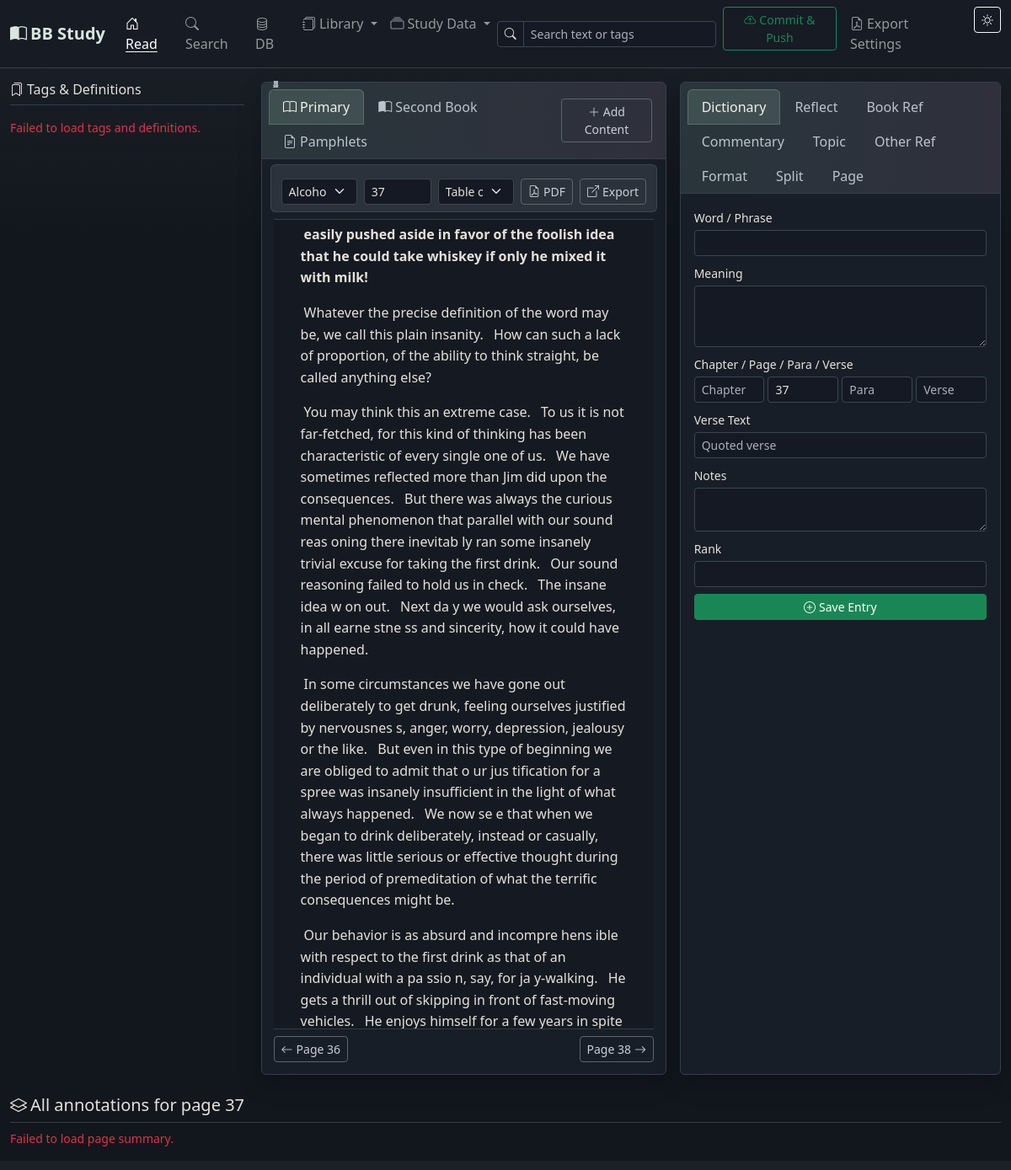
The page / on the database its author committed.
### app/models.py (models this page shows, shortened)
class Setting(db.Model):
    __tablename__ = 'settings'
    id = db.Column(db.Integer, primary_key=True)
    key = db.Column(db.String(100), unique=True, nullable=False)
    value = db.Column(db.Text, default='')

class BookContent(db.Model):
    __tablename__ = 'book_content'
    id = db.Column(db.Integer, primary_key=True)
    book_id = db.Column(db.Integer, db.ForeignKey('books.id'), nullable=False)
    content_mode = db.Column(db.String(20), nullable=False, default='sentence')
    chapter_number = db.Column(db.String(20))
    chapter_name = db.Column(db.String(100))
    chapter = db.Column(db.String(100))
    page = db.Column(db.String(20))
    relative_page_number = db.Column(db.Integer)
    paragraph = db.Column(db.Integer)
    verse = db.Column(db.Integer)
    content = db.Column(db.Text, nullable=False)
    created_at = db.Column(db.DateTime, default=datetime.utcnow)
    topics = db.relationship('ContentTopic', backref='content', lazy=True,
                             cascade='all, delete-orphan',
                             foreign_keys='ContentTopic.book_content_id')

### app/routes/main.py (the view)
@main_bp.route('/')
def index():
    theme = get_theme()
    book_id = request.args.get('book_id', type=int)
    current_book = Book.query.get(book_id) if book_id else get_current_book()
    current_page = request.args.get('page') or (
        get_book_page(current_book.id, get_current_page()) if current_book else get_current_page()
    )
    content_mode = 'sentence'
    secondary_book_id = request.args.get('secondary_book_id', type=int)
    secondary_book = Book.query.get(secondary_book_id) if secondary_book_id else get_current_secondary_book()
    secondary_page = request.args.get('secondary_page') or (
        get_secondary_book_page(secondary_book.id, '1') if secondary_book else '1'
    )
    secondary_content_mode = 'sentence'
    books = Book.query.order_by(Book.title).all()
    if current_book:
        _set_setting('current_book_id', current_book.id)
        if current_page:
            _set_setting('current_page', current_page)
            _set_setting(_book_position_key(current_book.id, 'page'), current_page)
    if secondary_book:
        _set_setting('current_secondary_book_id', secondary_book.id)
        if secondary_page:
            _set_setting(_secondary_book_position_key(secondary_book.id, 'page'), secondary_page)
    primary_state = _build_reader_state(current_book, current_page)
    secondary_state = _build_reader_state(secondary_book, secondary_page)
    return render_template('index.html',
                           theme=theme,
                           current_book=current_book,
                           current_page=current_page,
                           previous_page=primary_state['previous_page'],
                           next_page=primary_state['next_page'],
                           content_mode=content_mode,
                           page_content=primary_state['page_content'],
                           content_formats=primary_state['content_formats'],
                           toc_entries=primary_state['toc_entries'],
                           secondary_book=secondary_book,
                           secondary_page=secondary_page,
                           secondary_previous_page=secondary_state['previous_page'],
                           secondary_next_page=secondary_state['next_page'],
                           secondary_content_mode=secondary_content_mode,
                           secondary_page_content=secondary_state['page_content'],
                           secondary_content_formats=secondary_state['content_formats'],
                           secondary_toc_entries=secondary_state['toc_entries'],
                           books=books)

### app/templates/index.html (shortened to what this page needs)
{% extends 'base.html' %}
{% block navbar_tools %}
<div class="d-flex align-items-center gap-2 my-2 my-lg-0 me-lg-2">
  <div class="position-relative">
    <div class="input-group input-group-sm" style="width:260px;">
      <span class="input-group-text"><i class="bi bi-search"></i></span>
      <input id="readSearchQuery" type="text" class="form-control" placeholder="Search text or tags">
    </div>
  </div>
</div>
{% endblock %}
{% block content %}
<div class="row g-3">
  <aside class="col-xl-3 page-study-rail {% if not current_book %}d-none{% endif %}" aria-label="Tags and definitions">
    <div class="page-study-rail-inner">
      <h6 class="border-bottom pb-2 mb-3">
        <i class="bi bi-bookmarks me-1"></i>Tags &amp; Definitions
      </h6>
      <div id="pageStudyRail" class="page-study-stack">
      </div>
    </div>
  </aside>
  <div class="col-lg-7 {% if current_book %}col-xl-5{% else %}col-xl-7{% endif %}">
    <div class="card h-100">
      <div class="card-header d-flex justify-content-between align-items-center">
        <ul class="nav nav-tabs card-header-tabs" id="bookPaneTabs">
          <li class="nav-item">
            <button class="nav-link active" data-bs-toggle="tab" data-bs-target="#primaryBookPane">
              <i class="bi bi-book me-1"></i>Primary
            </button>
          </li>
          <li class="nav-item">
            <button class="nav-link" data-bs-toggle="tab" data-bs-target="#secondaryBookPane">
              <i class="bi bi-book-half me-1"></i>Second Book
            </button>
          </li>
          <li class="nav-item">
            <button class="nav-link" data-bs-toggle="tab" data-bs-target="#pamphletBookPane">
              <i class="bi bi-file-earmark-text me-1"></i>Pamphlets
            </button>
          </li>
        </ul>
        <button class="btn btn-sm btn-outline-secondary" data-bs-toggle="modal" data-bs-target="#addContentModal">
          <i class="bi bi-plus-lg"></i> Add Content
        </button>
      </div>
      <div class="card-body tab-content book-pane-body">
        <div class="tab-pane fade show active" id="primaryBookPane">
          <div class="reader-controls row g-2 align-items-center mb-2">
            <div class="col-12 col-md">
              <select id="bookSelect" class="form-select form-select-sm">
                {% for b in books %}
                  <option value="{{ b.id }}" {% if current_book and current_book.id == b.id %}selected{% endif %}>
                    {{ b.title }}
                  </option>
                {% endfor %}
              </select>
            </div>
            <div class="col-auto">
              <input id="pageInput" type="text" class="form-control form-control-sm" style="width:80px;"
                     value="{{ current_page }}" placeholder="Page">
            </div>
            {% if toc_entries %}
            <div class="col-12 col-md">
              <select id="primaryTocSelect" class="form-select form-select-sm">
                <option value="">Table of contents</option>
              </select>
            </div>
            {% endif %}
            <div class="col-auto">
              {% if current_book and current_book.pdf_path %}
                <a class="btn btn-sm btn-outline-secondary" href="{{ url_for('main.book_pdf', book_id=current_book.id) }}" target="_blank" rel="noopener">
                  <i class="bi bi-file-earmark-pdf me-1"></i>PDF
                </a>
              {% endif %}
            </div>
            <div class="col-auto">
              {% if current_book %}
                <a class="btn btn-sm btn-outline-secondary" href="{{ url_for('main.export_page_pdf', book_id=current_book.id, page=current_page) }}" target="_blank" rel="noopener">
                  <i class="bi bi-box-arrow-up-right me-1"></i>Export
                </a>
              {% endif %}
            </div>
          </div>
          <div class="book-content-scroll" id="pageContentArea">
            {% if page_content %}
              {% set cur_para = namespace(val=None) %}
              {% for item in page_content %}
                {% if item.paragraph != cur_para.val %}
                  {% if cur_para.val is not none %}</p>{% endif %}
                  <p class="book-paragraph" data-paragraph="{{ item.paragraph }}">
                  {% set cur_para.val = item.paragraph %}
                {% endif %}
                {% set verse_key = item.paragraph ~ '-' ~ item.verse %}
                {% set fmt = content_formats.get(verse_key) %}
                <span class="verse-fragment sentence-verse {{ 'formatted-bold' if fmt and fmt.is_bold else '' }} {{ 'formatted-italic' if fmt and fmt.is_italic else '' }} {{ 'formatted-role-' ~ fmt.content_role if fmt and fmt.content_role and fmt.content_role != 'body' else '' }} {{ 'formatted-align-' ~ fmt.alignment_override if fmt and fmt.alignment_override else '' }}"
                      data-is-bold="{{ 'true' if fmt and fmt.is_bold else 'false' }}"
                      data-is-italic="{{ 'true' if fmt and fmt.is_italic else 'false' }}"
                      data-content-role="{{ fmt.content_role if fmt and fmt.content_role else 'body' }}"
                      data-alignment-override="{{ fmt.alignment_override if fmt and fmt.alignment_override else '' }}"
                      data-content-id="{{ item.id }}"
                      data-content-mode="sentence"
                      data-raw-content="{{ item.content }}"
                      data-verse-key="{{ verse_key }}"
                      data-chapter="{{ item.chapter_name or item.chapter or '' }}"
                      data-page="{{ item.page }}"
                      data-paragraph="{{ item.paragraph }}"
                      data-verse="{{ item.verse }}"><sup class="content-number">{{ item.verse }}</sup>{{ item.content }} </span>
              {% endfor %}
              {% if page_content %}</p>{% endif %}
            {% elif current_book %}
              <p class="text-muted fst-italic">No content stored for this page yet.</p>
            {% else %}
              <p class="text-muted fst-italic">Select a book and page to begin reading.</p>
            {% endif %}
          </div>
          {% if current_book %}
          <div class="reader-footer d-flex justify-content-between align-items-center mt-2">
            <div>
              {% if previous_page %}
              <a class="btn btn-sm btn-outline-secondary"
                 href="{{ url_for('main.index', book_id=current_book.id, page=previous_page, secondary_book_id=secondary_book.id if secondary_book else none, secondary_page=secondary_page if secondary_book else none) }}">
                <i class="bi bi-arrow-left me-1"></i>Page {{ previous_page }}
              </a>
              {% endif %}
            </div>
            <div>
              {% if next_page %}
              <a class="btn btn-sm btn-outline-secondary"
                 href="{{ url_for('main.index', book_id=current_book.id, page=next_page, secondary_book_id=secondary_book.id if secondary_book else none, secondary_page=secondary_page if secondary_book else none) }}">
                Page {{ next_page }}<i class="bi bi-arrow-right ms-1"></i>
              </a>
              {% endif %}
            </div>
          </div>
          {% endif %}
        </div>
      </div>
    </div>
  </div>
  <div class="col-lg-5 col-xl-4">
    <div class="card h-100">
      <div class="card-header">
        <ul class="nav nav-tabs card-header-tabs" id="entryTabs">
          <li class="nav-item">
            <button class="nav-link active" data-bs-toggle="tab" data-bs-target="#tabDict">
              Dictionary
            </button>
          </li>
          <li class="nav-item">
            <button class="nav-link" data-bs-toggle="tab" data-bs-target="#tabReflect">
              Reflect
            </button>
          </li>
          <li class="nav-item">
            <button class="nav-link" data-bs-toggle="tab" data-bs-target="#tabRef">
              Book Ref
            </button>
          </li>
          <li class="nav-item">
            <button class="nav-link" data-bs-toggle="tab" data-bs-target="#tabComm">
              Commentary
            </button>
          </li>
          <li class="nav-item">
            <button class="nav-link" data-bs-toggle="tab" data-bs-target="#tabTopic">
              Topic
            </button>
          </li>
          <li class="nav-item">
            <button class="nav-link" data-bs-toggle="tab" data-bs-target="#tabSrc">
              Other Ref
            </button>
          </li>
          <li class="nav-item">
            <button class="nav-link" data-bs-toggle="tab" data-bs-target="#tabFormat">
              Format
            </button>
          </li>
          <li class="nav-item">
            <button class="nav-link" data-bs-toggle="tab" data-bs-target="#tabSplit">
              Split
            </button>
          </li>
          <li class="nav-item">
            <button class="nav-link" data-bs-toggle="tab" data-bs-target="#tabPageFormat">
              Page
            </button>
          </li>
        </ul>
      </div>
      <div class="card-body tab-content overflow-auto" style="max-height:60vh;">
        <div class="tab-pane fade show active" id="tabDict">
          <form id="dictForm" class="mb-0">
            <div class="mb-2">
              <label class="form-label small mb-1">Word / Phrase</label>
              <input type="text" class="form-control form-control-sm" id="dictWord" required>
            </div>
            <div class="mb-2">
              <label class="form-label small mb-1">Meaning</label>
              <textarea class="form-control form-control-sm" id="dictMeaning" rows="3" required></textarea>
            </div>
            <div class="mb-2">
              <label class="form-label small mb-1">Chapter / Page / Para / Verse</label>
              <div class="row g-1">
                <div class="col"><input type="text" class="form-control form-control-sm" id="dictChapter" placeholder="Chapter"></div>
                <div class="col"><input type="text" class="form-control form-control-sm" id="dictPage" placeholder="Page"></div>
                <div class="col"><input type="number" class="form-control form-control-sm" id="dictPara" placeholder="Para"></div>
                <div class="col"><input type="number" class="form-control form-control-sm" id="dictLine" placeholder="Verse"></div>
              </div>
            </div>
            <div class="mb-2">
              <label class="form-label small mb-1">Verse Text</label>
              <input type="text" class="form-control form-control-sm" id="dictLineText" placeholder="Quoted verse">
            </div>
            <div class="mb-2">
              <label class="form-label small mb-1">Notes</label>
              <textarea class="form-control form-control-sm" id="dictNotes" rows="2"></textarea>
            </div>
            <div class="mb-2">
              <label class="form-label small mb-1">Rank</label>
              <input type="number" class="form-control form-control-sm" id="dictRank" min="1" step="1">
            </div>
            <button type="submit" class="btn btn-sm btn-success w-100">
              <i class="bi bi-plus-circle me-1"></i>Save Entry
            </button>
          </form>
        </div>
      </div>
    </div>
  </div>
</div>
<div class="mt-4" id="pageSummarySection">
  {% if current_book %}
  <h5 class="border-bottom pb-2">
    <i class="bi bi-layers me-1"></i>All annotations for page <span id="summaryPageLabel">{{ current_page }}</span>
  </h5>
  <div id="pageSummary" class="summary-masonry">
  </div>
  {% endif %}
</div>
{% endblock %}

### rows shown on the page
Setting: value "37"
BookContent: verse "1", content "easily pushed aside in favor of the foolish idea that he could take whiskey if only he mixed it with milk!"
BookContent: verse "1", content "Whatever the precise definition of the word may be, we call this plain insanity."
BookContent: verse "2", content "How can such a lack of proportion, of the ability to think straight, be called anything else?"
BookContent: verse "1", content "You may think this an extreme case."
BookContent: verse "2", content "To us it is not far-fetched, for this kind of thinking has been characteristic of every single one of us."
BookContent: verse "3", content "We have sometimes reflected more than Jim did upon the consequences."
BookContent: verse "4", content "But there was always the curious mental phenomenon that parallel with our sound reas oning there inevitab ly ran some insanely trivial excuse for taking the first drink."
BookContent: verse "5", content "Our sound reasoning failed to hold us in check."
BookContent: verse "6", content "The insane idea w on out."
BookContent: verse "7", content "Next da y we would ask ourselves, in all earne stne ss and sincerity, how it could have happened."
BookContent: verse "1", content "In some circumstances we have gone out deliberately to get drunk, feeling ourselves justified by nervousnes s, anger, worry, depression, jealousy or the like."
BookContent: verse "2", content "But even in this type of beginning we are obliged to admit that o ur jus tification for a spree was insanely insufficient in the light of what always happened."
BookContent: verse "3", content "We now se e that when we began to drink deliberately, instead or casually, there was little serious or effective thought during the period of premeditation of what the terrific consequences might be."
BookContent: verse "1", content "Our behavior is as absurd and incompre hens ible with respect to the first drink as that of an individual with a pa ssio n, say, for ja y-walking."
BookContent: verse "2", content "He gets a thrill out of skipping in front of fast-moving vehicles."
BookContent: verse "3", content "He enjoys himself for a few years in spite…"
BookContent: verse "4"

### other values the page prints
{{ previous_page }} "36"
{{ next_page }} "38"
form field value "Alcoholics Anonymous"
